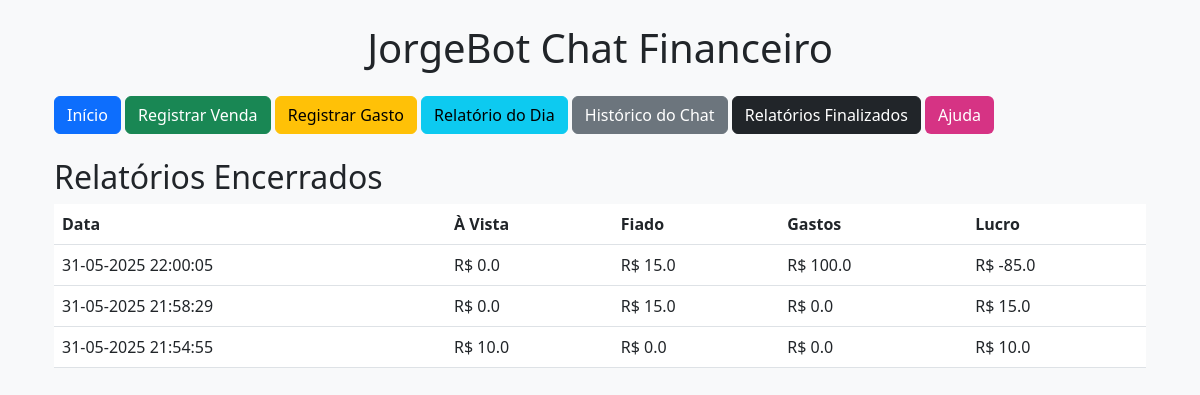
Screenshot of /relatorios_finalizados with the database file from the repository.
### tables this page shows
CREATE TABLE relatorios_encerrados (
            id INTEGER PRIMARY KEY AUTOINCREMENT,
            data TEXT,
            vendas_avista REAL,
            vendas_fiado REAL,
            gastos REAL,
            lucro REAL
        );

### app.py (the view)
@app.route('/relatorios_finalizados')
def relatorios():
    conn = sqlite3.connect('database.db')
    c = conn.cursor()
    c.execute('SELECT data, vendas_avista, vendas_fiado, gastos, lucro FROM relatorios_encerrados ORDER BY data DESC')
    relatorios = c.fetchall()
    conn.close()
    return render_template('relatorios_finalizados.html', relatorios=relatorios)

### templates/relatorios_finalizados.html
{% extends 'base.html' %}
{% block content %}
<h2>Relatórios Encerrados</h2>
<table class="table">
    <thead>
        <tr>
            <th>Data</th>
            <th>À Vista</th>
            <th>Fiado</th>
            <th>Gastos</th>
            <th>Lucro</th>
        </tr>
    </thead>
    <tbody>
        {% for data, avista, fiado, gastos, lucro in relatorios %}
        <tr>
            <td>{{ data }}</td>
            <td>R$ {{ avista }}</td>
            <td>R$ {{ fiado }}</td>
            <td>R$ {{ gastos }}</td>
            <td>R$ {{ lucro }}</td>
        </tr>
        {% endfor %}
    </tbody>
</table>
{% endblock %}

### static/style.css (style rules this page uses)
body { background-color: #f8f9fa; }

### rows the page displays
relatorios_encerrados: data "31-05-2025 22:00:05", vendas_avista "0.0", vendas_fiado "15.0", gastos "100.0", lucro "-85.0"
relatorios_encerrados: data "31-05-2025 21:58:29", vendas_avista "0.0", vendas_fiado "15.0", gastos "0.0", lucro "15.0"
relatorios_encerrados: data "31-05-2025 21:54:55", vendas_avista "10.0", vendas_fiado "0.0", gastos "0.0", lucro "10.0"
